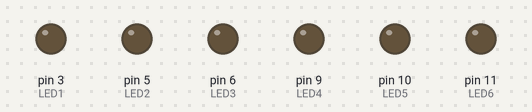
Recording of a sketch running on a simulated Arduino Uno, built with avr-gcc and run on an emulated ATmega328P. On the bench: output pins drawn as LEDs (lit = HIGH).

Above: at 0.05 s.
At 3.0 s:
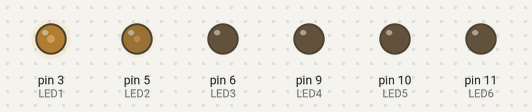
At 6.0 s:
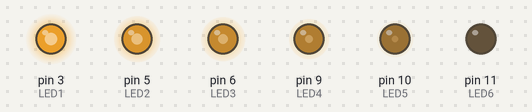
At 9.0 s:
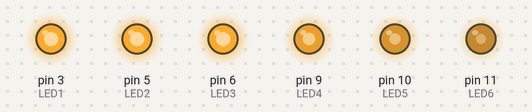
At 12.0 s:
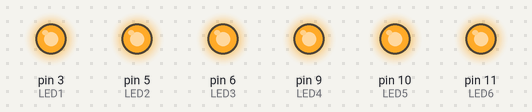
Timing chart, 0 to 15.6 s (numbered marks = the images above):
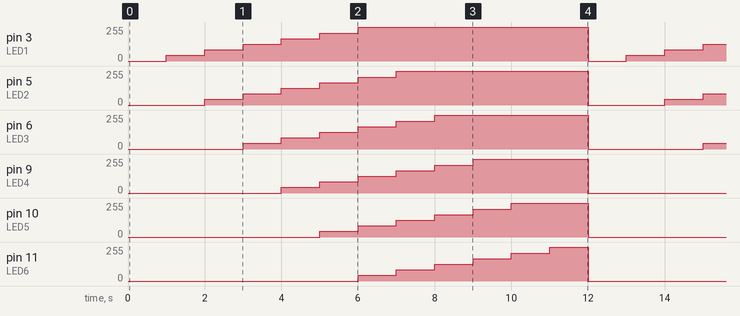

Measured:
- by itself, pin 3 (LED1): repeats every 12.0 s: 84/255 1.0 s, 126/255 1.0 s, 168/255 1.0 s, 210/255 1.0 s, 255/255 6.0 s, 0/255 1.0 s, 42/255 1.0 s
- by itself, pin 5 (LED2): repeats every 12.0 s: 84/255 1.0 s, 126/255 1.0 s, 168/255 1.0 s, 210/255 1.0 s, 255/255 5.0 s, 0/255 2.0 s, 42/255 1.0 s
- by itself, pin 6 (LED3): repeats every 12.0 s: 84/255 1.0 s, 126/255 1.0 s, 168/255 1.0 s, 210/255 1.0 s, 255/255 4.0 s, 0/255 3.0 s, 42/255 1.0 s
- by itself, pin 9 (LED4): repeats every 12.0 s: 84/255 1.0 s, 126/255 1.0 s, 168/255 1.0 s, 210/255 1.0 s, 255/255 3.0 s, 0/255 4.0 s, 42/255 1.0 s
- by itself, pin 10 (LED5): repeats every 12.0 s: 84/255 1.0 s, 126/255 1.0 s, 168/255 1.0 s, 210/255 1.0 s, 255/255 2.0 s, 0/255 5.0 s, 42/255 1.0 s
- by itself, pin 11 (LED6): repeats every 12.0 s: 84/255 1.0 s, 126/255 1.0 s, 168/255 1.0 s, 210/255 1.0 s, 255/255 1.0 s, 0/255 6.0 s, 42/255 1.0 s

The sketch:

exercici_1.2.ino
```cpp
 int LED1 = 3;
 int LED2 = 5;
 int LED3 = 6;
 int LED4 = 9;
 int LED5 = 10;
 int LED6 = 11;

void setup() {
  // put your setup code here, to run once:
  Serial.begin (9600);
  pinMode (LED1,OUTPUT);
  pinMode (LED2,OUTPUT);
  pinMode (LED3,OUTPUT);
  pinMode (LED4,OUTPUT);
  pinMode (LED5,OUTPUT);
  pinMode (LED6,OUTPUT);
}

void loop() {
  // put your main code here, to run repeatedly:
  analogWrite (LED1,0);
  analogWrite (LED2,0);
  analogWrite (LED3,0);
  analogWrite (LED4,0);
  analogWrite (LED5,0);
  analogWrite (LED6,0);
  delay (1000);
  analogWrite (LED1,42);
  analogWrite (LED2,0);
  analogWrite (LED3,0);
  analogWrite (LED4,0);
  analogWrite (LED5,0);
  analogWrite (LED6,0);
  delay (1000);
  analogWrite (LED1,84);
  analogWrite (LED2,42);
  analogWrite (LED3,0);
  analogWrite (LED4,0);
  analogWrite (LED5,0);
  analogWrite (LED6,0);
  delay (1000);
  analogWrite (LED1,126);
  analogWrite (LED2,84);
  analogWrite (LED3,42);
  analogWrite (LED4,0);
  analogWrite (LED5,0);
  analogWrite (LED6,0);
  delay (1000);
  analogWrite (LED1,168);
  analogWrite (LED2,126);
  analogWrite (LED3,84);
  analogWrite (LED4,42);
  analogWrite (LED5,0);
  analogWrite (LED6,0);
  delay (1000);
  analogWrite (LED1,210);
  analogWrite (LED2,168);
  analogWrite (LED3,126);
  analogWrite (LED4,84);
  analogWrite (LED5,42);
  analogWrite (LED6,0);
  delay (1000);
  analogWrite (LED1,255);
  analogWrite (LED2,210);
  analogWrite (LED3,168);
  analogWrite (LED4,126);
  analogWrite (LED5,84);
  analogWrite (LED6,42);
  delay (1000);
  analogWrite (LED1,255);
  analogWrite (LED2,255);
  analogWrite (LED3,210);
  analogWrite (LED4,168);
  analogWrite (LED5,126);
  analogWrite (LED6,84);
  delay (1000);
  analogWrite (LED1,255);
  analogWrite (LED2,255);
  analogWrite (LED3,255);
  analogWrite (LED4,210);
  analogWrite (LED5,168);
  analogWrite (LED6,126);
  delay (1000);
  analogWrite (LED1,255);
  analogWrite (LED2,255);
  analogWrite (LED3,255);
  analogWrite (LED4,255);
  analogWrite (LED5,210);
  analogWrite (LED6,168);
  delay (1000);
  analogWrite (LED1,255);
  analogWrite (LED2,255);
  analogWrite (LED3,255);
  analogWrite (LED4,255);
  analogWrite (LED5,255);
  analogWrite (LED6,210);
  delay (1000);
  analogWrite (LED1,255);
  analogWrite (LED2,255);
  analogWrite (LED3,255);
  analogWrite (LED4,255);
  analogWrite (LED5,255);
  analogWrite (LED6,255);
  delay (1000);
  }
```
